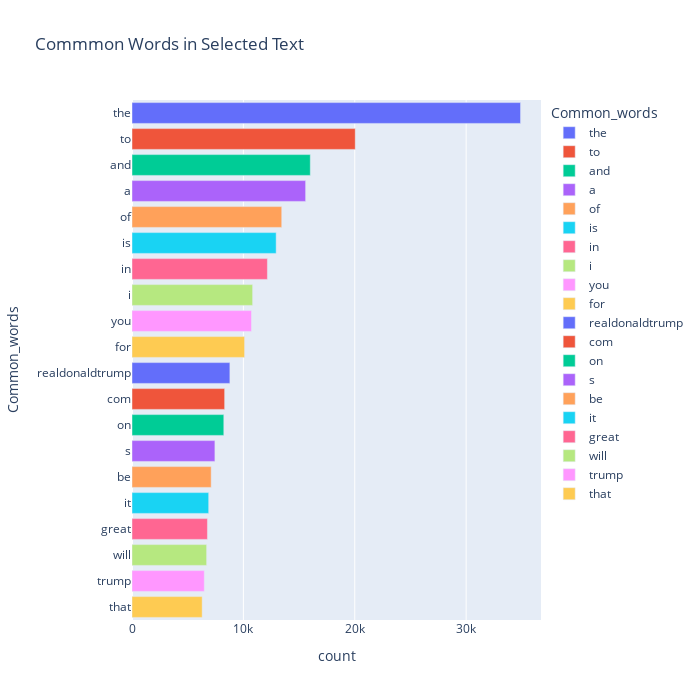

The code cell stored with this chart in its notebook:
### Code cell
fig = px.bar(temp, x="count", y="Common_words", title='Common Words in Selected Text', orientation='h', 
          width=700, height=700,color='Common_words')
fig.show()

### Figure 1 — Plotly figure (JSON) as saved in the notebook; plotly's stock layout.template omitted (floating-point values rounded to 4 significant figures)
{"data": [{"alignmentgroup": "True", "hovertemplate": "Common_words=%{y}<br>count=%{x}<extra></extra>", "legendgroup": "the", "marker": {"color": "#636efa", "pattern": {"shape": ""}}, "name": "the", "offsetgroup": "the", "orientation": "h", "showlegend": true, "textposition": "auto", "type": "bar", "x": [34884], "xaxis": "x", "y": ["the"], "yaxis": "y"}, {"alignmentgroup": "True", "hovertemplate": "Common_words=%{y}<br>count=%{x}<extra></extra>", "legendgroup": "to", "marker": {"color": "#EF553B", "pattern": {"shape": ""}}, "name": "to", "offsetgroup": "to", "orientation": "h", "showlegend": true, "textposition": "auto", "type": "bar", "x": [20043], "xaxis": "x", "y": ["to"], "yaxis": "y"}, {"alignmentgroup": "True", "hovertemplate": "Common_words=%{y}<br>count=%{x}<extra></extra>", "legendgroup": "and", "marker": {"color": "#00cc96", "pattern": {"shape": ""}}, "name": "and", "offsetgroup": "and", "orientation": "h", "showlegend": true, "textposition": "auto", "type": "bar", "x": [16007], "xaxis": "x", "y": ["and"], "yaxis": "y"}, {"alignmentgroup": "True", "hovertemplate": "Common_words=%{y}<br>count=%{x}<extra></extra>", "legendgroup": "a", "marker": {"color": "#ab63fa", "pattern": {"shape": ""}}, "name": "a", "offsetgroup": "a", "orientation": "h", "showlegend": true, "textposition": "auto", "type": "bar", "x": [15589], "xaxis": "x", "y": ["a"], "yaxis": "y"}, {"alignmentgroup": "True", "hovertemplate": "Common_words=%{y}<br>count=%{x}<extra></extra>", "legendgroup": "of", "marker": {"color": "#FFA15A", "pattern": {"shape": ""}}, "name": "of", "offsetgroup": "of", "orientation": "h", "showlegend": true, "textposition": "auto", "type": "bar", "x": [13444], "xaxis": "x", "y": ["of"], "yaxis": "y"}, {"alignmentgroup": "True", "hovertemplate": "Common_words=%{y}<br>count=%{x}<extra></extra>", "legendgroup": "is", "marker": {"color": "#19d3f3", "pattern": {"shape": ""}}, "name": "is", "offsetgroup": "is", "orientation": "h", "showlegend": true, "textposition": "auto", "type": "bar", "x": [12944], "xaxis": "x", "y": ["is"], "yaxis": "y"}, {"alignmentgroup": "True", "hovertemplate": "Common_words=%{y}<br>count=%{x}<extra></extra>", "legendgroup": "in", "marker": {"color": "#FF6692", "pattern": {"shape": ""}}, "name": "in", "offsetgroup": "in", "orientation": "h", "showlegend": true, "textposition": "auto", "type": "bar", "x": [12156], "xaxis": "x", "y": ["in"], "yaxis": "y"}, {"alignmentgroup": "True", "hovertemplate": "Common_words=%{y}<br>count=%{x}<extra></extra>", "legendgroup": "i", "marker": {"color": "#B6E880", "pattern": {"shape": ""}}, "name": "i", "offsetgroup": "i", "orientation": "h", "showlegend": true, "textposition": "auto", "type": "bar", "x": [10830], "xaxis": "x", "y": ["i"], "yaxis": "y"}, {"alignmentgroup": "True", "hovertemplate": "Common_words=%{y}<br>count=%{x}<extra></extra>", "legendgroup": "you", "marker": {"color": "#FF97FF", "pattern": {"shape": ""}}, "name": "you", "offsetgroup": "you", "orientation": "h", "showlegend": true, "textposition": "auto", "type": "bar", "x": [10729], "xaxis": "x", "y": ["you"], "yaxis": "y"}, {"alignmentgroup": "True", "hovertemplate": "Common_words=%{y}<br>count=%{x}<extra></extra>", "legendgroup": "for", "marker": {"color": "#FECB52", "pattern": {"shape": ""}}, "name": "for", "offsetgroup": "for", "orientation": "h", "showlegend": true, "textposition": "auto", "type": "bar", "x": [10109], "xaxis": "x", "y": ["for"], "yaxis": "y"}, {"alignmentgroup": "True", "hovertemplate": "Common_words=%{y}<br>count=%{x}<extra></extra>", "legendgroup": "realdonaldtrump", "marker": {"color": "#636efa", "pattern": {"shape": ""}}, "name": "realdonaldtrump", "offsetgroup": "realdonaldtrump", "orientation": "h", "showlegend": true, "textposition": "auto", "type": "bar", "x": [8788], "xaxis": "x", "y": ["realdonaldtrump"], "yaxis": "y"}, {"alignmentgroup": "True", "hovertemplate": "Common_words=%{y}<br>count=%{x}<extra></extra>", "legendgroup": "com", "marker": {"color": "#EF553B", "pattern": {"shape": ""}}, "name": "com", "offsetgroup": "com", "orientation": "h", "showlegend": true, "textposition": "auto", "type": "bar", "x": [8318], "xaxis": "x", "y": ["com"], "yaxis": "y"}, {"alignmentgroup": "True", "hovertemplate": "Common_words=%{y}<br>count=%{x}<extra></extra>", "legendgroup": "on", "marker": {"color": "#00cc96", "pattern": {"shape": ""}}, "name": "on", "offsetgroup": "on", "orientation": "h", "showlegend": true, "textposition": "auto", "type": "bar", "x": [8243], "xaxis": "x", "y": ["on"], "yaxis": "y"}, {"alignmentgroup": "True", "hovertemplate": "Common_words=%{y}<br>count=%{x}<extra></extra>", "legendgroup": "s", "marker": {"color": "#ab63fa", "pattern": {"shape": ""}}, "name": "s", "offsetgroup": "s", "orientation": "h", "showlegend": true, "textposition": "auto", "type": "bar", "x": [7443], "xaxis": "x", "y": ["s"], "yaxis": "y"}, {"alignmentgroup": "True", "hovertemplate": "Common_words=%{y}<br>count=%{x}<extra></extra>", "legendgroup": "be", "marker": {"color": "#FFA15A", "pattern": {"shape": ""}}, "name": "be", "offsetgroup": "be", "orientation": "h", "showlegend": true, "textposition": "auto", "type": "bar", "x": [7110], "xaxis": "x", "y": ["be"], "yaxis": "y"}, {"alignmentgroup": "True", "hovertemplate": "Common_words=%{y}<br>count=%{x}<extra></extra>", "legendgroup": "it", "marker": {"color": "#19d3f3", "pattern": {"shape": ""}}, "name": "it", "offsetgroup": "it", "orientation": "h", "showlegend": true, "textposition": "auto", "type": "bar", "x": [6885], "xaxis": "x", "y": ["it"], "yaxis": "y"}, {"alignmentgroup": "True", "hovertemplate": "Common_words=%{y}<br>count=%{x}<extra></extra>", "legendgroup": "great", "marker": {"color": "#FF6692", "pattern": {"shape": ""}}, "name": "great", "offsetgroup": "great", "orientation": "h", "showlegend": true, "textposition": "auto", "type": "bar", "x": [6774], "xaxis": "x", "y": ["great"], "yaxis": "y"}, {"alignmentgroup": "True", "hovertemplate": "Common_words=%{y}<br>count=%{x}<extra></extra>", "legendgroup": "will", "marker": {"color": "#B6E880", "pattern": {"shape": ""}}, "name": "will", "offsetgroup": "will", "orientation": "h", "showlegend": true, "textposition": "auto", "type": "bar", "x": [6701], "xaxis": "x", "y": ["will"], "yaxis": "y"}, {"alignmentgroup": "True", "hovertemplate": "Common_words=%{y}<br>count=%{x}<extra></extra>", "legendgroup": "trump", "marker": {"color": "#FF97FF", "pattern": {"shape": ""}}, "name": "trump", "offsetgroup": "trump", "orientation": "h", "showlegend": true, "textposition": "auto", "type": "bar", "x": [6493], "xaxis": "x", "y": ["trump"], "yaxis": "y"}, {"alignmentgroup": "True", "hovertemplate": "Common_words=%{y}<br>count=%{x}<extra></extra>", "legendgroup": "that", "marker": {"color": "#FECB52", "pattern": {"shape": ""}}, "name": "that", "offsetgroup": "that", "orientation": "h", "showlegend": true, "textposition": "auto", "type": "bar", "x": [6301], "xaxis": "x", "y": ["that"], "yaxis": "y"}], "layout": {"barmode": "relative", "height": 700, "legend": {"title": {"text": "Common_words"}, "tracegroupgap": 0}, "title": {"text": "Commmon Words in Selected Text"}, "width": 700, "xaxis": {"anchor": "y", "domain": [0, 1], "title": {"text": "count"}}, "yaxis": {"anchor": "x", "categoryarray": ["that", "trump", "will", "great", "it", "be", "s", "on", "com", "realdonaldtrump", "for", "you", "i", "in", "is", "of", "a", "and", "to", "the"], "categoryorder": "array", "domain": [0, 1], "title": {"text": "Common_words"}}}}
